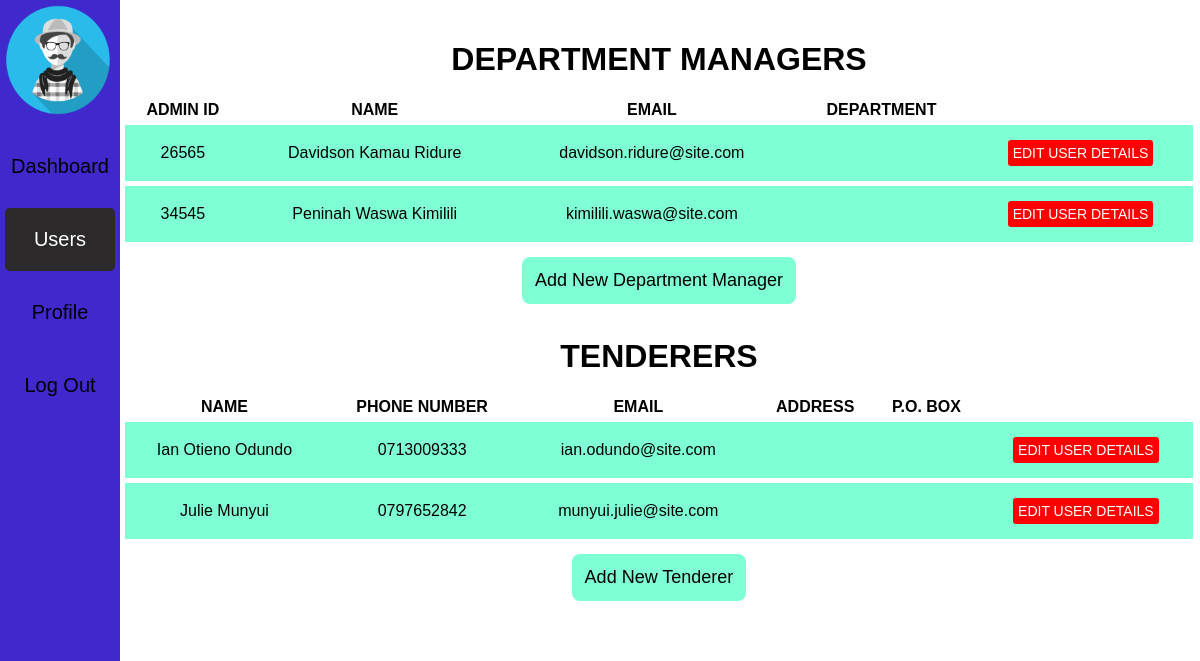
The page /Admin/users.php on the database as committed earlier.
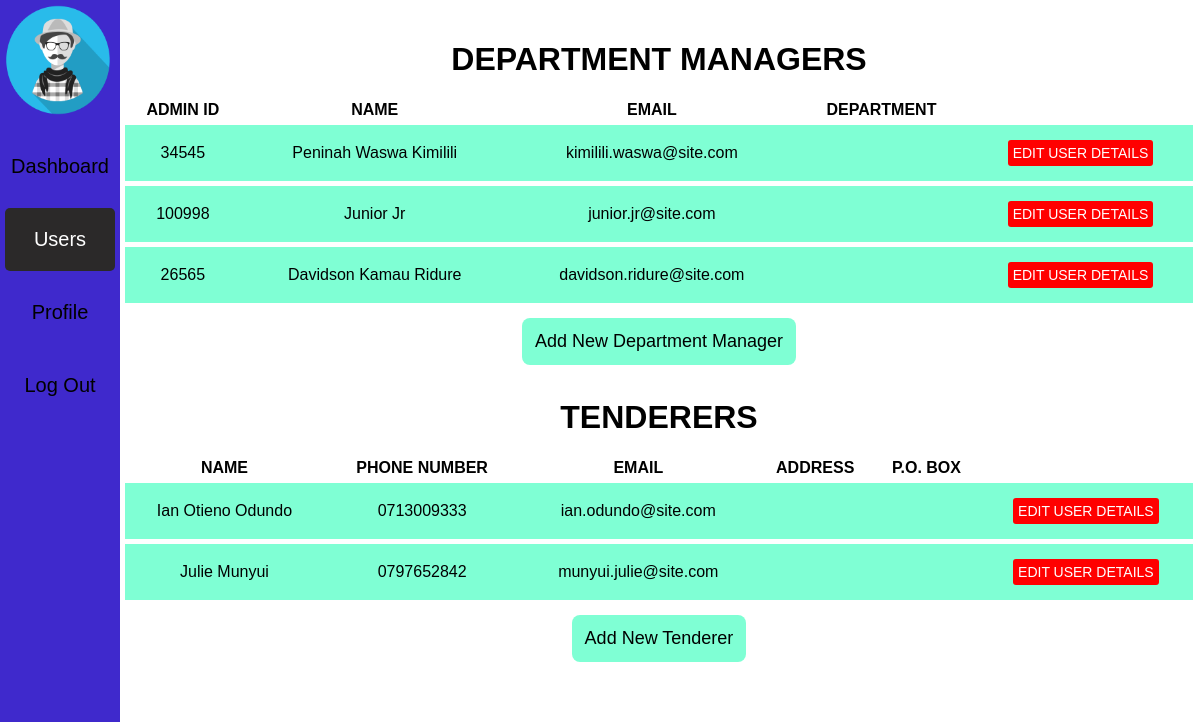
The same page on the database as committed later.
### tables this page shows
CREATE TABLE `heads` (
  `HeadID` varchar(254) NOT NULL,
  `Name` varchar(254) NOT NULL,
  `Email` varchar(254) NOT NULL,
  `Department` varchar(254) NOT NULL,
  `Phone_Num` int(10) NOT NULL
);

CREATE TABLE `tenderers` (
  `No` int(11) NOT NULL,
  `Name` varchar(254) NOT NULL,
  `IDNo` varchar(254) NOT NULL,
  `Phone` varchar(254) NOT NULL,
  `Email` varchar(254) NOT NULL,
  `Address` varchar(254) NOT NULL,
  `POBox` varchar(254) NOT NULL
);

### Admin/users.php (the view, shortened to what this page needs)
<?php
include '../config.php';
?>
<html>
<head>
  <link href="../assets/css/users.css" rel="stylesheet">
</head>
<body>
   <ul class="navbar">
   <li class="img"><img src="../assets/images/user.png"></li>
    <li><a href="admin.php">Dashboard</a></li>
    <li><a class="active">Users</a></li>
    <li><a href="profile.php">Profile</a></li>
    <li><a href="../logout.php">Log Out</a></li>
   </ul>
  <div class="load-data">
    <h1 style="text-align:center;">DEPARTMENT MANAGERS</h1>
    <?php
    $heads = "SELECT * FROM heads";
    $reshead = mysqli_query($conn,$heads);
    ?>
    <table>
      <thead>
        <tr>
          <th>ADMIN ID</th>
          <th>NAME</th>
          <th>EMAIL</th>
          <th>DEPARTMENT</th>
          <th></th>
		</tr>
     	<tr class="spacer"></tr>
      </thead>
      <tbody>
      <?php
        while ($row=mysqli_fetch_row($reshead)){
          $dept = "SELECT NAME FROM DEPARTMENTS WHERE DeptMan = '$row[0]'";
          $resdept = mysqli_query($conn,$dept);
          $rowdept=mysqli_fetch_row($resdept);
      ?>
      <div class="tenderdata">
      	<tr>
      		<td><?php echo $row['0']?></td>
      		<td><?php echo $row['1']?></td>
      		<td><?php echo $row['2']?></td>
      		<td><?php echo $rowdept[0] ?></td>
			<td><span class="editor" onClick="send(<?php echo $data ?>)">EDIT USER DETAILS</span></td>
      	</tr>
      	<tr class="spacer"></tr>
      </div>
      <?php }?>
		</tbody>
    <tr class="spacer"></tr>
    <tr class="spacer"></tr>
    </table>
    <div id="btnadd"><a href="newdept.php"><button class="btnadd">Add New Department Manager</button></a></div>
    <h1 style="text-align:center;">TENDERERS</h1>
     <?php
     $tenderers = "SELECT * FROM TENDERERS";
     $restenderers = mysqli_query($conn,$tenderers);
     ?>
      <table>
        <thead>
          <tr>
            <th>NAME</th>
            <th>PHONE NUMBER</th>
            <th>EMAIL</th>
            <th>ADDRESS</th>
            <th>P.O. BOX</th>
            <th></th>
  		</tr>
       	<tr class="spacer"></tr>
        </thead>
        <tbody>
          <?php
            while ($row=mysqli_fetch_row($restenderers)){
          ?>
        <div class="tenderdata">
        	<tr>
        		<td><?php echo $row['1']?></td>
        		<td><?php echo $row['3']?></td>
        		<td><?php echo $row['4']?></td>
        		<td><?php echo $row['5']?></td>
        		<td><?php echo $row['6']?></td>
  			<td><span class="editor" onClick="send(<?php echo $data ?>)">EDIT USER DETAILS</span></td>
        	</tr>
        	<tr class="spacer"></tr>
        </div>
        <?php }?>
  		</tbody>
      <tr class="spacer"></tr>
      <tr class="spacer"></tr>
      </table>
      <div id="btnadd"><a href="newuser.php"><button class="btnadd">Add New Tenderer</button></a></div>
  </div>
</body>
</html>

Rows that differ between the two databases and show on the page:
shown differently, row unchanged: heads "Peninah Waswa Kimilili": moves up the list
added heads: HeadID "100998", Name "Junior Jr", Email "junior.jr@site.com"
